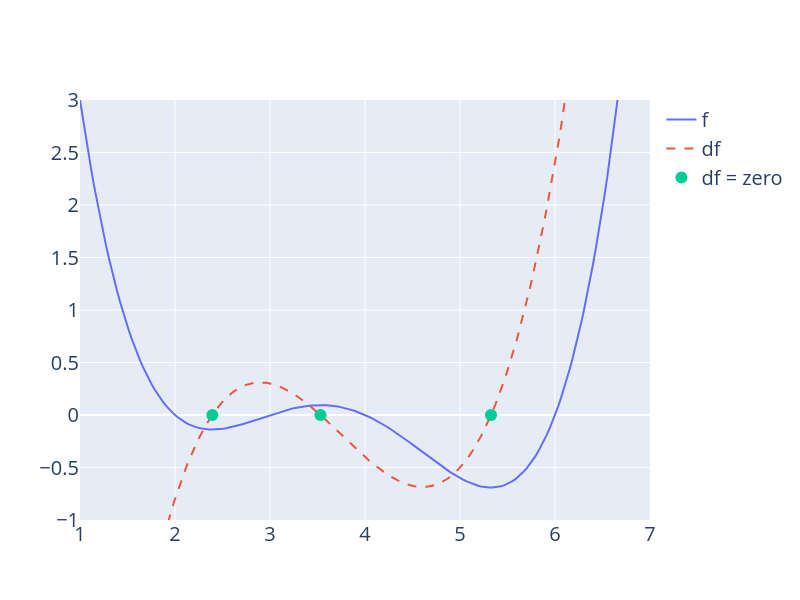

The notebook cell saved with this chart:
### Markdown cell above
`scipy.optimize.minimize` is great. It may also seem a bit magical. How could you write a function that can find the minimum of any mathematical function? There are a number of ways to do this, which we'll explore in today's lecture, eventually arriving at the important idea of **gradient descent**. `scipy.optimize.minimize` does not use gradient descent itself — with no gradient supplied it defaults to BFGS, a close relative that also walks downhill but sizes each step using an approximation of the curvature. Gradient descent is the simpler idea underneath it, and the one worth understanding first.

`LinearRegression` does not actually need gradient descent: ordinary least squares has a closed-form solution, so `fit` can call a least-squares solver and be done. That is exactly why gradient descent matters — most models have no such formula, and then searching for the minimum is the only option available. It is how much of machine learning works, including even advanced neural network models. 

In Data 100, the gradient descent process will usually be invisible to us, hidden beneath an abstraction layer. However, to be good data scientists, it's important that we know the underlying principles that optimization functions harness to find optimal parameters.


#### Digging into Gradient Descent
Looking at the function across this domain, it is clear that the function's minimum value occurs around $\theta = 5.3$. Let's pretend for a moment that we *couldn't* see the full view of the cost function. How would we guess the value of $\theta$ that minimizes the function? 

It turns out that the first derivative of the function can give us a clue. In the graph below, the function and its derivative are plotted, with points where the derivative is equal to 0 plotted in light green.

````{dropdown} Click to see the code
```python
import plotly.graph_objects as go

def derivative_arbitrary(x):
    return (4*x**3 - 45*x**2 + 160*x - 180)/10

fig = go.Figure()
roots = np.array([2.3927, 3.5309, 5.3263])

fig.add_trace(go.Scatter(x = xs, y = arbitrary(xs), 
                         mode = "lines", name = "f"))
fig.add_trace(go.Scatter(x = xs, y = derivative_arbitrary(xs), 
                         mode = "lines", name = "df", line = {"dash": "dash"}))
fig.add_trace(go.Scatter(x = np.array(roots), y = 0*roots, 
                         mode = "markers", name = "df = zero", marker_size = 12))
fig.update_layout(font_size = 20, yaxis_range=[-1, 3])
fig.update_layout(autosize=False, width=800, height=600)
fig.show()
```
````

### Code cell
import plotly.graph_objects as go

def derivative_arbitrary(x):
    return (4*x**3 - 45*x**2 + 160*x - 180)/10

fig = go.Figure()
roots = np.array([2.3927, 3.5309, 5.3263])

fig.add_trace(go.Scatter(x = xs, y = arbitrary(xs), 
                         mode = "lines", name = "f"))
fig.add_trace(go.Scatter(x = xs, y = derivative_arbitrary(xs), 
                         mode = "lines", name = "df", line = {"dash": "dash"}))
fig.add_trace(go.Scatter(x = np.array(roots), y = 0*roots, 
                         mode = "markers", name = "df = zero", marker_size = 12))
fig.update_layout(font_size = 20, yaxis_range=[-1, 3])
fig.update_layout(autosize=False, width=800, height=600)
fig.show()

### Figure 1 — Plotly figure (JSON) as saved in the notebook; plotly's stock layout.template omitted (floating-point values rounded to 4 significant figures; data arrays with more than 128 entries replaced by an {"elided": "..."} marker saying what was removed)
{"data": [{"mode": "lines", "name": "f", "type": "scatter", "x": {"elided": "200 float values"}, "y": {"elided": "200 float values"}}, {"line": {"dash": "dash"}, "mode": "lines", "name": "df", "type": "scatter", "x": {"elided": "200 float values"}, "y": {"elided": "200 float values"}}, {"marker": {"size": 12}, "mode": "markers", "name": "df = zero", "type": "scatter", "x": [2.393, 3.531, 5.326], "y": [0.0, 0.0, 0.0]}], "layout": {"autosize": false, "font": {"size": 20}, "height": 600, "width": 800, "yaxis": {"range": [-1, 3]}}}
